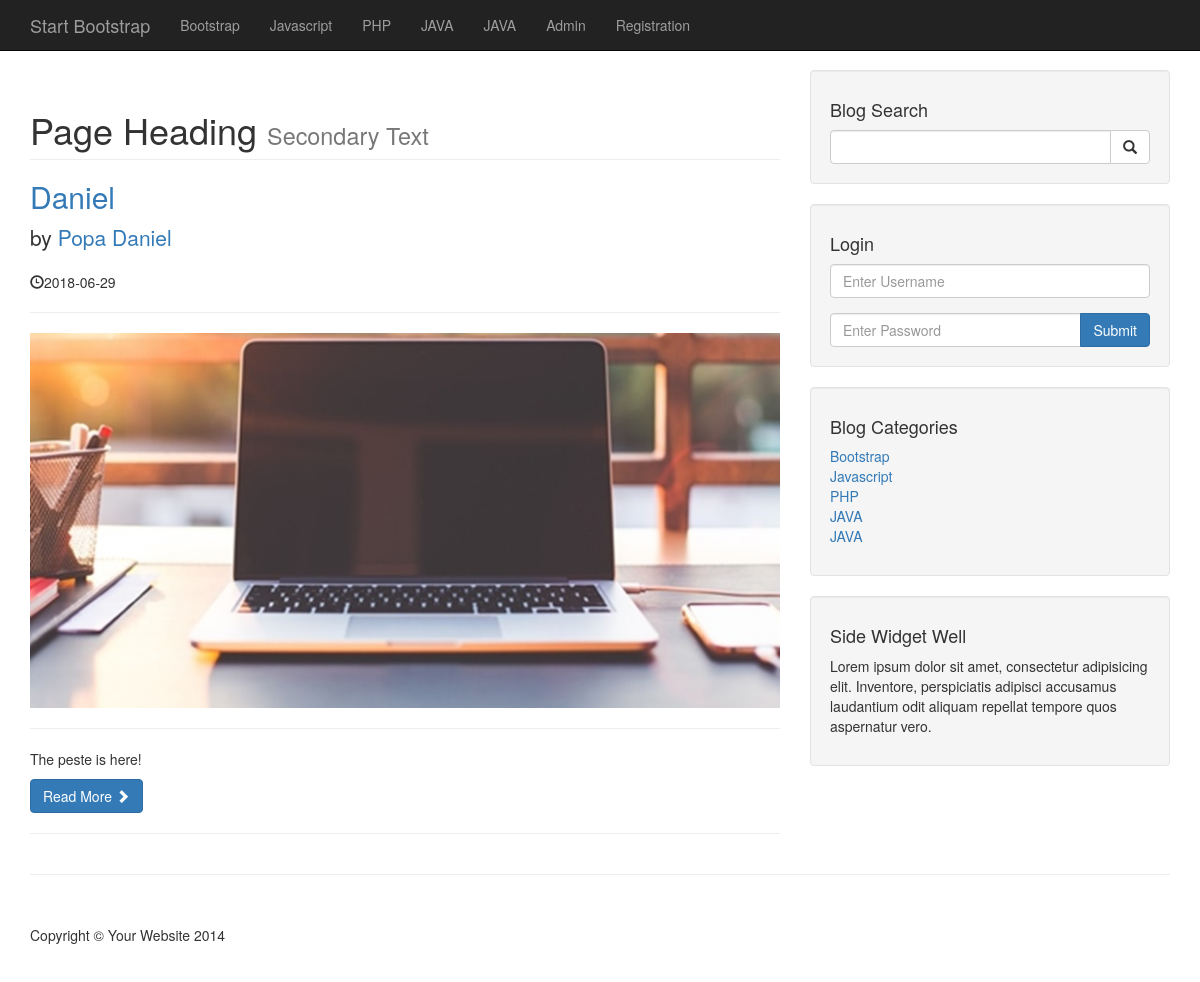
The app's page /category.php?category=12, older data.
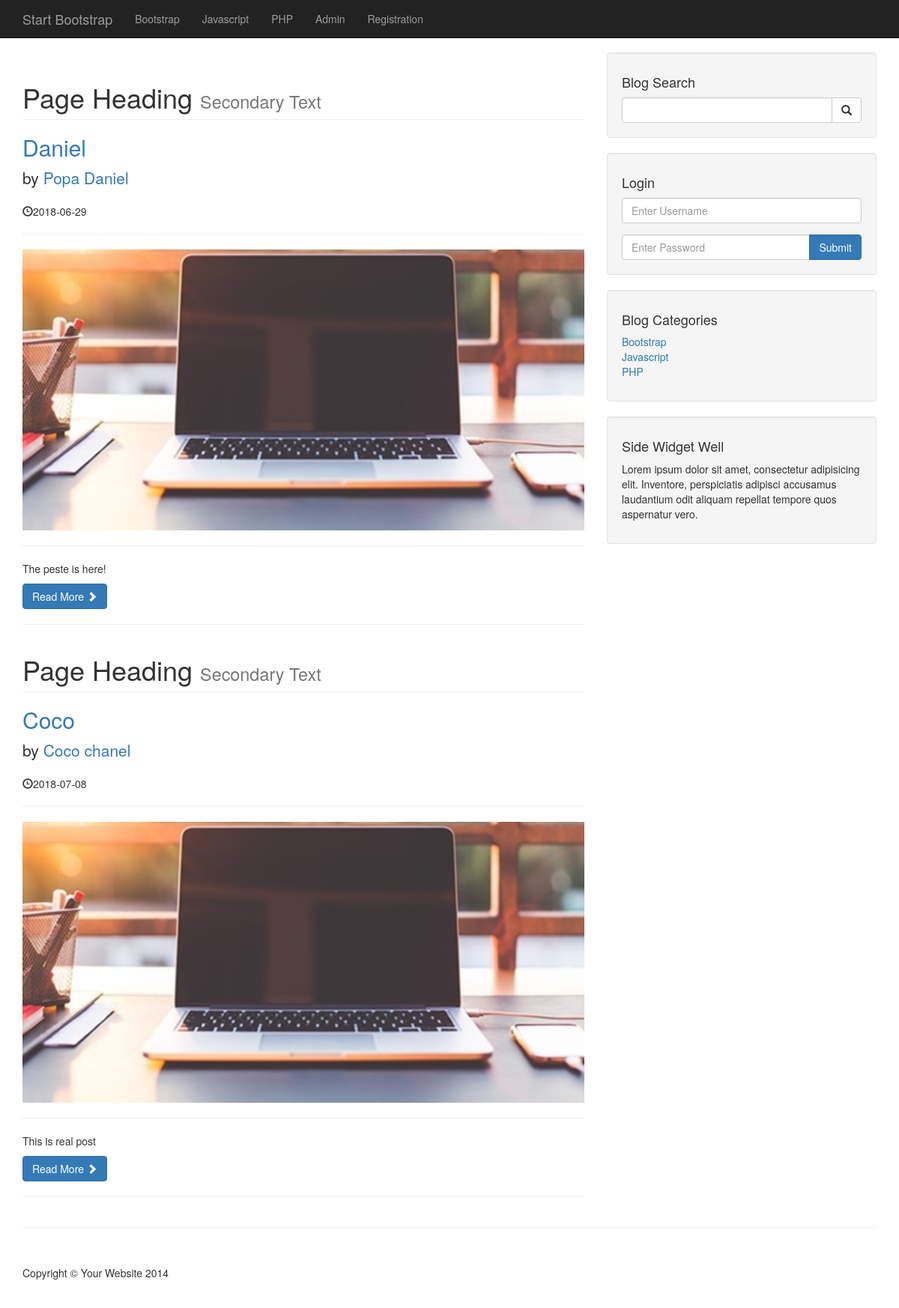
The same page, newer data.
### tables this page shows
CREATE TABLE `categories` (
  `cat_id` int(3) NOT NULL,
  `cat_title` varchar(255) NOT NULL
);

CREATE TABLE `posts` (
  `post_id` int(3) NOT NULL,
  `post_category_id` int(3) NOT NULL,
  `post_title` varchar(255) NOT NULL,
  `post_author` varchar(255) NOT NULL,
  `post_date` date NOT NULL,
  `post_image` text NOT NULL,
  `post_content` text NOT NULL,
  `post_tags` varchar(255) NOT NULL,
  `post_comment_count` varchar(255) NOT NULL,
  `post_status` varchar(255) NOT NULL DEFAULT 'draft'
);

### category.php (the view, shortened to what the changed rows need)
<?php include "includes/header.php"; ?>
    <?php include "includes/navigation.php" ?>
    <div class="container">
        <div class="row">
            <div class="col-md-8">
              <?php
              if (isset($_GET['category'])) {
                $post_category_id = $_GET['category'];
              }
                $query = "SELECT * FROM posts WHERE post_category_id = $post_category_id ";
                $select_all_post_query = mysqli_query($connection, $query);
                while ($row = mysqli_fetch_assoc($select_all_post_query)) {
                  $post_id = $row['post_id'];
                  $post_title = $row['post_title'];
                  $post_author = $row['post_author'];
                  $post_date = $row['post_date'];
                  $post_image = $row['post_image'];
                  $post_content = substr($row['post_content'], 0, 100);
              ?>
              <h1 class="page-header">
                  Page Heading
                  <small>Secondary Text</small>
              </h1>
              <h2>
                  <a href="post.php?p_id=<?php echo $post_id; ?>"><?php echo $post_title; ?></a>
              </h2>
              <p class="lead">
                  by <a href="index.php"><?php echo $post_author; ?></a>
              </p>
              <p><span class="glyphicon glyphicon-time"></span><?php echo $post_date; ?></p>
              <hr>
              <img class="img-responsive" src="images/<?php echo $post_image; ?>" alt="">
              <hr>
              <p><?php echo $post_content; ?></p>
              <a class="btn btn-primary" href="#">Read More <span class="glyphicon glyphicon-chevron-right"></span></a>
              <hr>
            <?php
                }
            ?>
            </div>
            <?php include "includes/sidebar.php" ?>
        </div>
<?php include "includes/footer.php" ?>

### includes/navigation.php (shortened to what the changed rows need)
<?php include "includes/db.php"; ?>
<nav class="navbar navbar-inverse navbar-fixed-top" role="navigation">
    <div class="container">
        <div class="collapse navbar-collapse" id="bs-example-navbar-collapse-1">
            <ul class="nav navbar-nav">
                <?php
                    $query = "SELECT * FROM categories";
                    $select_all_categories_query = mysqli_query($connection, $query);
                    while ($row = mysqli_fetch_assoc($select_all_categories_query)) {
                        $cat_title = $row['cat_title'];
                        echo "<li><a href='#'>{$cat_title}</a></li>";
                    }
                ?>
            </ul>
        </div>
    </div>
</nav>

### includes/sidebar.php (shortened to what the changed rows need)
<div class="col-md-4">
                <?php
                    $query = "SELECT * FROM categories";
                    $select_categories_sidebar = mysqli_query($connection, $query);
                ?>
                <div class="well">
                    <div class="row">
                        <div class="col-lg-12">
                            <ul class="list-unstyled">
                                <?php
                                while ($row = mysqli_fetch_assoc($select_categories_sidebar)) {
                                    $cat_title = $row['cat_title'];
                                    $cat_id = $row['cat_id'];
                                    echo "<li><a href='category.php?category=$cat_id'>{$cat_title}</a></li>";
                                }
                                ?>
                            </ul>
                        </div>
                    </div>
                </div>
            </div>

Row changes from the older to the newer data that the page shows:
removed categories: cat_title "JAVA"
removed categories: cat_title "JAVA"
added posts: post_title "Coco", post_author "Coco chanel", post_date "2018-07-08", post_image (picture), post_content "This is real post"
